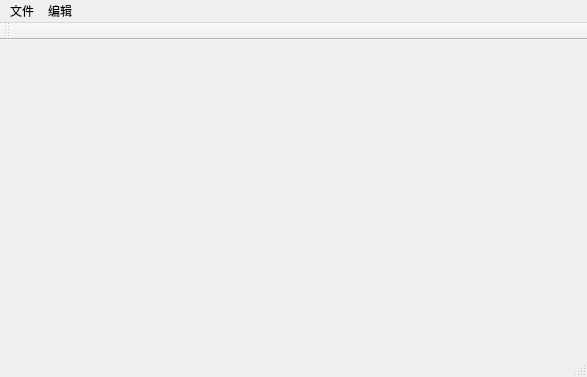
<?xml version="1.0" encoding="UTF-8"?>
<ui version="4.0">
 <class>MainWindow</class>
 <widget class="QMainWindow" name="MainWindow">
  <property name="geometry">
   <rect>
    <x>0</x>
    <y>0</y>
    <width>587</width>
    <height>377</height>
   </rect>
  </property>
  <property name="windowTitle">
   <string>UI</string>
  </property>
  <property name="windowIcon">
   <iconset resource="res.qrc">
    <normaloff>:/image/172145130218.png</normaloff>:/image/172145130218.png</iconset>
  </property>
  <widget class="QWidget" name="centralWidget"/>
  <widget class="QMenuBar" name="menuBar">
   <property name="geometry">
    <rect>
     <x>0</x>
     <y>0</y>
     <width>587</width>
     <height>26</height>
    </rect>
   </property>
   <widget class="QMenu" name="file_menu">
    <property name="title">
     <string>文件</string>
    </property>
    <addaction name="actionNew"/>
    <addaction name="actionOpen"/>
    <addaction name="actionClose"/>
   </widget>
   <widget class="QMenu" name="edit_menu">
    <property name="title">
     <string>编辑</string>
    </property>
    <addaction name="actionCopy"/>
    <addaction name="separator"/>
    <addaction name="actionCut"/>
    <addaction name="separator"/>
    <addaction name="actionPaste"/>
   </widget>
   <addaction name="file_menu"/>
   <addaction name="edit_menu"/>
  </widget>
  <widget class="QToolBar" name="mainToolBar">
   <attribute name="toolBarArea">
    <enum>TopToolBarArea</enum>
   </attribute>
   <attribute name="toolBarBreak">
    <bool>false</bool>
   </attribute>
  </widget>
  <widget class="QStatusBar" name="statusBar"/>
  <action name="actionNew">
   <property name="text">
    <string>New</string>
   </property>
   <property name="shortcut">
    <string>Ctrl+N</string>
   </property>
  </action>
  <action name="actionOpen">
   <property name="text">
    <string>Open</string>
   </property>
  </action>
  <action name="actionClose">
   <property name="text">
    <string>Close</string>
   </property>
  </action>
  <action name="actionCopy">
   <property name="text">
    <string>Copy</string>
   </property>
  </action>
  <action name="actionCut">
   <property name="text">
    <string>Cut</string>
   </property>
  </action>
  <action name="actionPaste">
   <property name="text">
    <string>Paste</string>
   </property>
  </action>
 </widget>
 <layoutdefault spacing="6" margin="11"/>
 <resources>
  <include location="res.qrc"/>
 </resources>
 <connections/>
</ui>
